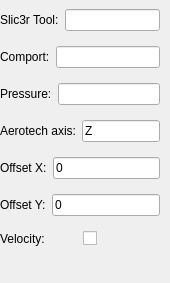
<?xml version="1.0" encoding="UTF-8"?>
<ui version="4.0">
 <class>ToolDialog</class>
 <widget class="QDialog" name="ToolDialog">
  <property name="geometry">
   <rect>
    <x>0</x>
    <y>0</y>
    <width>170</width>
    <height>283</height>
   </rect>
  </property>
  <property name="windowTitle">
   <string>Dialog</string>
  </property>
  <widget class="QWidget" name="verticalLayoutWidget">
   <property name="geometry">
    <rect>
     <x>0</x>
     <y>0</y>
     <width>160</width>
     <height>261</height>
    </rect>
   </property>
   <layout class="QVBoxLayout" name="verticalLayout">
    <item>
     <layout class="QHBoxLayout" name="horizontalLayout_3">
      <item>
       <layout class="QHBoxLayout" name="horizontalLayout_10">
        <item>
         <widget class="QLabel" name="label_7">
          <property name="text">
           <string>Slic3r Tool:</string>
          </property>
         </widget>
        </item>
        <item>
         <widget class="QLineEdit" name="slicer_tool_line">
          <property name="maxLength">
           <number>2</number>
          </property>
         </widget>
        </item>
       </layout>
      </item>
     </layout>
    </item>
    <item>
     <layout class="QVBoxLayout" name="verticalLayout_7">
      <item>
       <layout class="QHBoxLayout" name="horizontalLayout_5">
        <item>
         <widget class="QLabel" name="label">
          <property name="text">
           <string>Comport:</string>
          </property>
         </widget>
        </item>
        <item>
         <widget class="QLineEdit" name="comport_line">
          <property name="maxLength">
           <number>2</number>
          </property>
         </widget>
        </item>
       </layout>
      </item>
     </layout>
    </item>
    <item>
     <layout class="QVBoxLayout" name="verticalLayout_6">
      <item>
       <layout class="QHBoxLayout" name="horizontalLayout_6">
        <item>
         <widget class="QLabel" name="label_3">
          <property name="text">
           <string>Pressure:</string>
          </property>
         </widget>
        </item>
        <item>
         <widget class="QLineEdit" name="pressure_line">
          <property name="maxLength">
           <number>4</number>
          </property>
         </widget>
        </item>
       </layout>
      </item>
     </layout>
    </item>
    <item>
     <layout class="QVBoxLayout" name="verticalLayout_5">
      <item>
       <layout class="QHBoxLayout" name="horizontalLayout_7">
        <item>
         <widget class="QLabel" name="label_4">
          <property name="text">
           <string>Aerotech axis:</string>
          </property>
         </widget>
        </item>
        <item>
         <widget class="QLineEdit" name="aerotech_line">
          <property name="text">
           <string>Z</string>
          </property>
          <property name="maxLength">
           <number>2</number>
          </property>
         </widget>
        </item>
       </layout>
      </item>
     </layout>
    </item>
    <item>
     <layout class="QVBoxLayout" name="verticalLayout_4">
      <item>
       <layout class="QHBoxLayout" name="horizontalLayout_8">
        <item>
         <widget class="QLabel" name="label_5">
          <property name="text">
           <string>Offset X:</string>
          </property>
         </widget>
        </item>
        <item>
         <widget class="QLineEdit" name="offset_x_line">
          <property name="text">
           <string>0</string>
          </property>
          <property name="maxLength">
           <number>8</number>
          </property>
         </widget>
        </item>
       </layout>
      </item>
     </layout>
    </item>
    <item>
     <layout class="QVBoxLayout" name="verticalLayout_3">
      <item>
       <layout class="QHBoxLayout" name="horizontalLayout_9">
        <item>
         <widget class="QLabel" name="label_6">
          <property name="text">
           <string>Offset Y:</string>
          </property>
         </widget>
        </item>
        <item>
         <widget class="QLineEdit" name="offset_y_line">
          <property name="text">
           <string>0</string>
          </property>
          <property name="maxLength">
           <number>8</number>
          </property>
         </widget>
        </item>
       </layout>
      </item>
     </layout>
    </item>
    <item>
     <layout class="QHBoxLayout" name="horizontalLayout_4">
      <item>
       <widget class="QLabel" name="label_2">
        <property name="text">
         <string>Velocity:</string>
        </property>
       </widget>
      </item>
      <item>
       <widget class="QCheckBox" name="velocity_checkbox">
        <property name="text">
         <string/>
        </property>
       </widget>
      </item>
     </layout>
    </item>
   </layout>
  </widget>
 </widget>
 <resources/>
 <connections/>
</ui>
